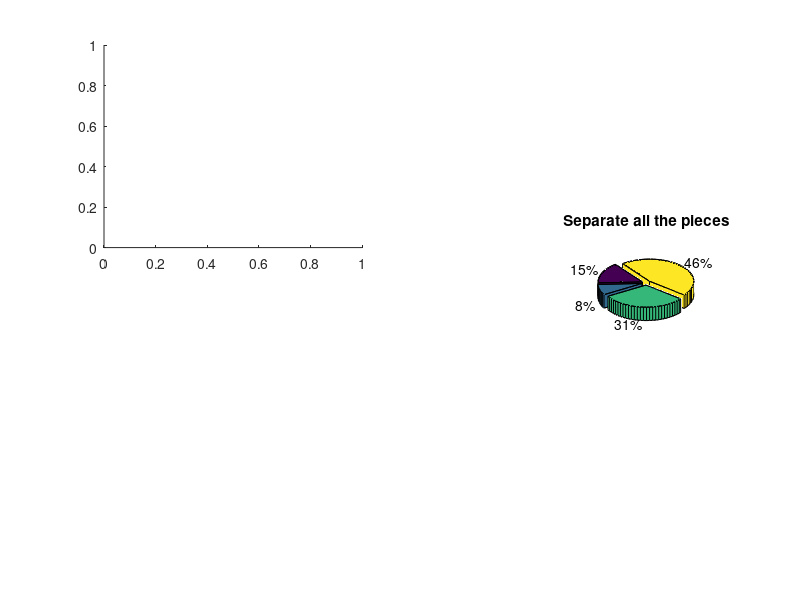

MATLAB code for this plot: (Note: this script raises an error after producing the figure.)
%%  Pie chart

a = [10 5 20 30];

subplot(1, 3, 1);   pie(a);
subplot(1, 3, 2);   pie(a, [0, 0, 0, 1]);
subplot(1, 3, 3);   pie3(a, [0, 0, 0, 1]);

%%  ex2

a = [10 5 20 30];

subplot(1, 3, 1);   pie(a);
subplot(1, 3, 2);   pie(a, [1, 1, 1, 1]);
subplot(1, 3, 3);   pie3(a, [1, 1, 1, 1]);

title('Separate all the pieces')

%%  Polar chart

x = 1: 100;

subplot(2, 2, 1);
theta = x/10;                   rho = log10(x);                 polarplot(theta, rho);

subplot(2, 2, 2);
theta = linspace(0, 2*pi);      rho = cos(4*theta);             polarplot(theta, rho);

subplot(2, 2, 3);
theta = linspace(0, 2*pi, 6);   rho = ones(1, length(theta));   polarplot(theta, rho);

subplot(2, 2, 4);
theta = linspace(0, 2*pi);      rho = 1 - sin(theta);           polarplot(theta, rho);

%%  ex3

x = 1: 100;

subplot(2, 2, 1);
theta = x/10;                   rho = log10(x);                 polarplot(theta, rho);

subplot(2, 2, 2);
theta = linspace(0, 2*pi);      rho = cos(4*theta);             polarplot(theta, rho);

subplot(2, 2, 3);
theta = linspace(0, 2*pi, 7);   rho = ones(1, length(theta));   polarplot(theta, rho);
title('Hexagon');

subplot(2, 2, 4);
theta = linspace(0, 2*pi);      rho = 1 - sin(theta);           polarplot(theta, rho);